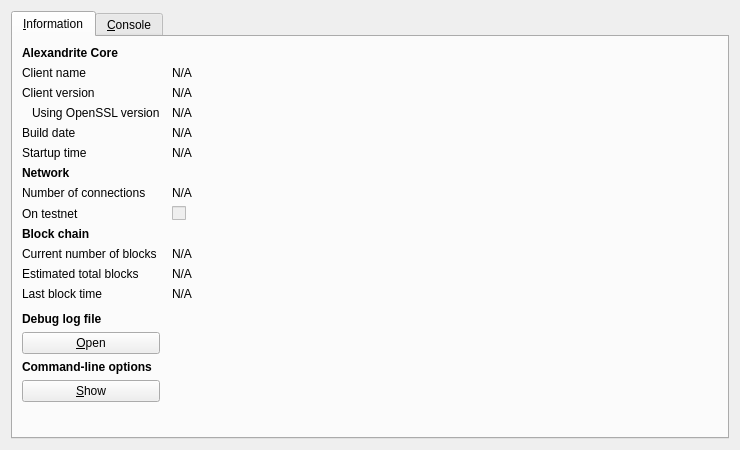
<?xml version="1.0" encoding="UTF-8"?>
<ui version="4.0">
 <class>RPCConsole</class>
 <widget class="QDialog" name="RPCConsole">
  <property name="geometry">
   <rect>
    <x>0</x>
    <y>0</y>
    <width>740</width>
    <height>450</height>
   </rect>
  </property>
  <property name="windowTitle">
   <string>Alexandrite - Debug Window</string>
  </property>
  <layout class="QVBoxLayout" name="verticalLayout_2">
   <item>
    <widget class="QTabWidget" name="tabWidget">
     <property name="currentIndex">
      <number>0</number>
     </property>
     <widget class="QWidget" name="tab_info">
      <attribute name="title">
       <string>&amp;Information</string>
      </attribute>
      <layout class="QGridLayout" name="gridLayout" columnstretch="0,1">
       <property name="horizontalSpacing">
        <number>12</number>
       </property>
       <item row="0" column="0">
        <widget class="QLabel" name="label_9">
         <property name="font">
          <font>
           <weight>75</weight>
           <bold>true</bold>
          </font>
         </property>
         <property name="text">
          <string>Alexandrite Core</string>
         </property>
        </widget>
       </item>
       <item row="1" column="0">
        <widget class="QLabel" name="label_5">
         <property name="text">
          <string>Client name</string>
         </property>
        </widget>
       </item>
       <item row="1" column="1">
        <widget class="QLabel" name="clientName">
         <property name="cursor">
          <cursorShape>IBeamCursor</cursorShape>
         </property>
         <property name="text">
          <string>N/A</string>
         </property>
         <property name="textFormat">
          <enum>Qt::PlainText</enum>
         </property>
         <property name="textInteractionFlags">
          <set>Qt::LinksAccessibleByMouse|Qt::TextSelectableByKeyboard|Qt::TextSelectableByMouse</set>
         </property>
        </widget>
       </item>
       <item row="2" column="0">
        <widget class="QLabel" name="label_6">
         <property name="text">
          <string>Client version</string>
         </property>
        </widget>
       </item>
       <item row="2" column="1">
        <widget class="QLabel" name="clientVersion">
         <property name="cursor">
          <cursorShape>IBeamCursor</cursorShape>
         </property>
         <property name="text">
          <string>N/A</string>
         </property>
         <property name="textFormat">
          <enum>Qt::PlainText</enum>
         </property>
         <property name="textInteractionFlags">
          <set>Qt::LinksAccessibleByMouse|Qt::TextSelectableByKeyboard|Qt::TextSelectableByMouse</set>
         </property>
        </widget>
       </item>
       <item row="3" column="0">
        <widget class="QLabel" name="label_14">
         <property name="text">
          <string>Using OpenSSL version</string>
         </property>
         <property name="indent">
          <number>10</number>
         </property>
        </widget>
       </item>
       <item row="3" column="1">
        <widget class="QLabel" name="openSSLVersion">
         <property name="cursor">
          <cursorShape>IBeamCursor</cursorShape>
         </property>
         <property name="text">
          <string>N/A</string>
         </property>
         <property name="textFormat">
          <enum>Qt::PlainText</enum>
         </property>
         <property name="textInteractionFlags">
          <set>Qt::LinksAccessibleByMouse|Qt::TextSelectableByKeyboard|Qt::TextSelectableByMouse</set>
         </property>
        </widget>
       </item>
       <item row="4" column="0">
        <widget class="QLabel" name="label_12">
         <property name="text">
          <string>Build date</string>
         </property>
        </widget>
       </item>
       <item row="4" column="1">
        <widget class="QLabel" name="buildDate">
         <property name="cursor">
          <cursorShape>IBeamCursor</cursorShape>
         </property>
         <property name="text">
          <string>N/A</string>
         </property>
         <property name="textFormat">
          <enum>Qt::PlainText</enum>
         </property>
         <property name="textInteractionFlags">
          <set>Qt::LinksAccessibleByMouse|Qt::TextSelectableByKeyboard|Qt::TextSelectableByMouse</set>
         </property>
        </widget>
       </item>
       <item row="5" column="0">
        <widget class="QLabel" name="label_13">
         <property name="text">
          <string>Startup time</string>
         </property>
        </widget>
       </item>
       <item row="5" column="1">
        <widget class="QLabel" name="startupTime">
         <property name="cursor">
          <cursorShape>IBeamCursor</cursorShape>
         </property>
         <property name="text">
          <string>N/A</string>
         </property>
         <property name="textFormat">
          <enum>Qt::PlainText</enum>
         </property>
         <property name="textInteractionFlags">
          <set>Qt::LinksAccessibleByMouse|Qt::TextSelectableByKeyboard|Qt::TextSelectableByMouse</set>
         </property>
        </widget>
       </item>
       <item row="6" column="0">
        <widget class="QLabel" name="label_11">
         <property name="font">
          <font>
           <weight>75</weight>
           <bold>true</bold>
          </font>
         </property>
         <property name="text">
          <string>Network</string>
         </property>
        </widget>
       </item>
       <item row="7" column="0">
        <widget class="QLabel" name="label_7">
         <property name="text">
          <string>Number of connections</string>
         </property>
        </widget>
       </item>
       <item row="7" column="1">
        <widget class="QLabel" name="numberOfConnections">
         <property name="cursor">
          <cursorShape>IBeamCursor</cursorShape>
         </property>
         <property name="text">
          <string>N/A</string>
         </property>
         <property name="textFormat">
          <enum>Qt::PlainText</enum>
         </property>
         <property name="textInteractionFlags">
          <set>Qt::LinksAccessibleByMouse|Qt::TextSelectableByKeyboard|Qt::TextSelectableByMouse</set>
         </property>
        </widget>
       </item>
       <item row="8" column="0">
        <widget class="QLabel" name="label_8">
         <property name="text">
          <string>On testnet</string>
         </property>
        </widget>
       </item>
       <item row="8" column="1">
        <widget class="QCheckBox" name="isTestNet">
         <property name="enabled">
          <bool>false</bool>
         </property>
         <property name="text">
          <string/>
         </property>
        </widget>
       </item>
       <item row="9" column="0">
        <widget class="QLabel" name="label_10">
         <property name="font">
          <font>
           <weight>75</weight>
           <bold>true</bold>
          </font>
         </property>
         <property name="text">
          <string>Block chain</string>
         </property>
        </widget>
       </item>
       <item row="10" column="0">
        <widget class="QLabel" name="label_3">
         <property name="text">
          <string>Current number of blocks</string>
         </property>
        </widget>
       </item>
       <item row="10" column="1">
        <widget class="QLabel" name="numberOfBlocks">
         <property name="cursor">
          <cursorShape>IBeamCursor</cursorShape>
         </property>
         <property name="text">
          <string>N/A</string>
         </property>
         <property name="textFormat">
          <enum>Qt::PlainText</enum>
         </property>
         <property name="textInteractionFlags">
          <set>Qt::LinksAccessibleByMouse|Qt::TextSelectableByKeyboard|Qt::TextSelectableByMouse</set>
         </property>
        </widget>
       </item>
       <item row="11" column="0">
        <widget class="QLabel" name="label_4">
         <property name="text">
          <string>Estimated total blocks</string>
         </property>
        </widget>
       </item>
       <item row="11" column="1">
        <widget class="QLabel" name="totalBlocks">
         <property name="cursor">
          <cursorShape>IBeamCursor</cursorShape>
         </property>
         <property name="text">
          <string>N/A</string>
         </property>
         <property name="textFormat">
          <enum>Qt::PlainText</enum>
         </property>
         <property name="textInteractionFlags">
          <set>Qt::LinksAccessibleByMouse|Qt::TextSelectableByKeyboard|Qt::TextSelectableByMouse</set>
         </property>
        </widget>
       </item>
       <item row="12" column="0">
        <widget class="QLabel" name="label_2">
         <property name="text">
          <string>Last block time</string>
         </property>
        </widget>
       </item>
       <item row="12" column="1">
        <widget class="QLabel" name="lastBlockTime">
         <property name="cursor">
          <cursorShape>IBeamCursor</cursorShape>
         </property>
         <property name="text">
          <string>N/A</string>
         </property>
         <property name="textFormat">
          <enum>Qt::PlainText</enum>
         </property>
         <property name="textInteractionFlags">
          <set>Qt::LinksAccessibleByMouse|Qt::TextSelectableByKeyboard|Qt::TextSelectableByMouse</set>
         </property>
        </widget>
       </item>
       <item row="13" column="0">
        <spacer name="verticalSpacer_2">
         <property name="orientation">
          <enum>Qt::Vertical</enum>
         </property>
         <property name="sizeHint" stdset="0">
          <size>
           <width>20</width>
           <height>20</height>
          </size>
         </property>
        </spacer>
       </item>
       <item row="14" column="0">
        <widget class="QLabel" name="labelDebugLogfile">
         <property name="font">
          <font>
           <weight>75</weight>
           <bold>true</bold>
          </font>
         </property>
         <property name="text">
          <string>Debug log file</string>
         </property>
        </widget>
       </item>
       <item row="15" column="0">
        <widget class="QPushButton" name="openDebugLogfileButton">
         <property name="toolTip">
          <string>Open the Alexandrite debug log file from the current data directory. This can take a few seconds for large log files.</string>
         </property>
         <property name="text">
          <string>&amp;Open</string>
         </property>
         <property name="autoDefault">
          <bool>false</bool>
         </property>
        </widget>
       </item>
       <item row="16" column="0">
        <widget class="QLabel" name="labelCLOptions">
         <property name="font">
          <font>
           <weight>75</weight>
           <bold>true</bold>
          </font>
         </property>
         <property name="text">
          <string>Command-line options</string>
         </property>
        </widget>
       </item>
       <item row="17" column="0">
        <widget class="QPushButton" name="showCLOptionsButton">
         <property name="toolTip">
          <string>Show the Alexandrite-Qt help message to get a list with possible Alexandrite command-line options.</string>
         </property>
         <property name="text">
          <string>&amp;Show</string>
         </property>
         <property name="autoDefault">
          <bool>false</bool>
         </property>
        </widget>
       </item>
       <item row="18" column="0">
        <spacer name="verticalSpacer">
         <property name="orientation">
          <enum>Qt::Vertical</enum>
         </property>
         <property name="sizeHint" stdset="0">
          <size>
           <width>20</width>
           <height>40</height>
          </size>
         </property>
        </spacer>
       </item>
      </layout>
     </widget>
     <widget class="QWidget" name="tab_console">
      <attribute name="title">
       <string>&amp;Console</string>
      </attribute>
      <layout class="QVBoxLayout" name="verticalLayout_3">
       <property name="spacing">
        <number>3</number>
       </property>
       <item>
        <widget class="QTextEdit" name="messagesWidget">
         <property name="minimumSize">
          <size>
           <width>0</width>
           <height>100</height>
          </size>
         </property>
         <property name="readOnly">
          <bool>true</bool>
         </property>
         <property name="tabKeyNavigation" stdset="0">
          <bool>false</bool>
         </property>
         <property name="columnCount" stdset="0">
          <number>2</number>
         </property>
        </widget>
       </item>
       <item>
        <layout class="QHBoxLayout" name="horizontalLayout">
         <property name="spacing">
          <number>3</number>
         </property>
         <item>
          <widget class="QLabel" name="label">
           <property name="text">
            <string notr="true">&gt;</string>
           </property>
          </widget>
         </item>
         <item>
          <widget class="QLineEdit" name="lineEdit"/>
         </item>
         <item>
          <widget class="QPushButton" name="clearButton">
           <property name="maximumSize">
            <size>
             <width>24</width>
             <height>24</height>
            </size>
           </property>
           <property name="toolTip">
            <string>Clear console</string>
           </property>
           <property name="text">
            <string/>
           </property>
           <property name="icon">
            <iconset resource="../bitcoin.qrc">
             <normaloff>:/icons/remove</normaloff>:/icons/remove</iconset>
           </property>
           <property name="shortcut">
            <string notr="true">Ctrl+L</string>
           </property>
           <property name="autoDefault">
            <bool>false</bool>
           </property>
          </widget>
         </item>
        </layout>
       </item>
      </layout>
     </widget>
    </widget>
   </item>
  </layout>
 </widget>
 <resources>
  <include location="../bitcoin.qrc"/>
 </resources>
 <connections/>
</ui>
